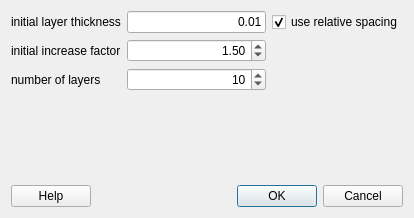
<ui version="4.0" >
 <class>GuiDivideBoundaryLayer</class>
 <widget class="QDialog" name="GuiDivideBoundaryLayer" >
  <property name="geometry" >
   <rect>
    <x>0</x>
    <y>0</y>
    <width>414</width>
    <height>218</height>
   </rect>
  </property>
  <property name="windowTitle" >
   <string>divide boundary layer</string>
  </property>
  <property name="windowIcon" >
   <iconset resource="engrid.qrc" >
    <normaloff>:/icons/resources/icons/G.png</normaloff>:/icons/resources/icons/G.png</iconset>
  </property>
  <layout class="QVBoxLayout" name="verticalLayout" >
   <item>
    <layout class="QGridLayout" name="gridLayout" >
     <item row="0" column="1" >
      <widget class="QLineEdit" name="lineEditH" >
       <property name="text" >
        <string>0.01</string>
       </property>
       <property name="alignment" >
        <set>Qt::AlignRight|Qt::AlignTrailing|Qt::AlignVCenter</set>
       </property>
      </widget>
     </item>
     <item row="0" column="0" >
      <widget class="QLabel" name="label" >
       <property name="text" >
        <string>initial layer thickness</string>
       </property>
      </widget>
     </item>
     <item row="1" column="0" >
      <widget class="QLabel" name="label_3" >
       <property name="text" >
        <string>initial increase factor</string>
       </property>
      </widget>
     </item>
     <item row="1" column="1" >
      <widget class="QDoubleSpinBox" name="doubleSpinBoxF" >
       <property name="alignment" >
        <set>Qt::AlignRight|Qt::AlignTrailing|Qt::AlignVCenter</set>
       </property>
       <property name="minimum" >
        <double>1.000000000000000</double>
       </property>
       <property name="maximum" >
        <double>10.000000000000000</double>
       </property>
       <property name="singleStep" >
        <double>0.100000000000000</double>
       </property>
       <property name="value" >
        <double>1.500000000000000</double>
       </property>
      </widget>
     </item>
     <item row="2" column="1" >
      <widget class="QSpinBox" name="spinBoxLayers" >
       <property name="alignment" >
        <set>Qt::AlignRight|Qt::AlignTrailing|Qt::AlignVCenter</set>
       </property>
       <property name="minimum" >
        <number>3</number>
       </property>
       <property name="value" >
        <number>10</number>
       </property>
      </widget>
     </item>
     <item row="2" column="0" >
      <widget class="QLabel" name="label_2" >
       <property name="text" >
        <string>number of layers</string>
       </property>
      </widget>
     </item>
     <item row="0" column="2" >
      <widget class="QCheckBox" name="checkBoxH" >
       <property name="text" >
        <string>use relative spacing</string>
       </property>
       <property name="checked" >
        <bool>true</bool>
       </property>
      </widget>
     </item>
    </layout>
   </item>
   <item>
    <spacer name="verticalSpacer" >
     <property name="orientation" >
      <enum>Qt::Vertical</enum>
     </property>
     <property name="sizeHint" stdset="0" >
      <size>
       <width>20</width>
       <height>79</height>
      </size>
     </property>
    </spacer>
   </item>
   <item>
    <layout class="QHBoxLayout" name="horizontalLayout" >
     <item>
      <widget class="QPushButton" name="pushButtonHelp" >
       <property name="text" >
        <string>Help</string>
       </property>
      </widget>
     </item>
     <item>
      <widget class="QDialogButtonBox" name="buttonBox" >
       <property name="orientation" >
        <enum>Qt::Horizontal</enum>
       </property>
       <property name="standardButtons" >
        <set>QDialogButtonBox::Cancel|QDialogButtonBox::Ok</set>
       </property>
      </widget>
     </item>
    </layout>
   </item>
  </layout>
 </widget>
 <resources>
  <include location="engrid.qrc" />
 </resources>
 <connections>
  <connection>
   <sender>buttonBox</sender>
   <signal>accepted()</signal>
   <receiver>GuiDivideBoundaryLayer</receiver>
   <slot>accept()</slot>
   <hints>
    <hint type="sourcelabel" >
     <x>248</x>
     <y>254</y>
    </hint>
    <hint type="destinationlabel" >
     <x>157</x>
     <y>274</y>
    </hint>
   </hints>
  </connection>
  <connection>
   <sender>buttonBox</sender>
   <signal>rejected()</signal>
   <receiver>GuiDivideBoundaryLayer</receiver>
   <slot>reject()</slot>
   <hints>
    <hint type="sourcelabel" >
     <x>316</x>
     <y>260</y>
    </hint>
    <hint type="destinationlabel" >
     <x>286</x>
     <y>274</y>
    </hint>
   </hints>
  </connection>
 </connections>
</ui>
